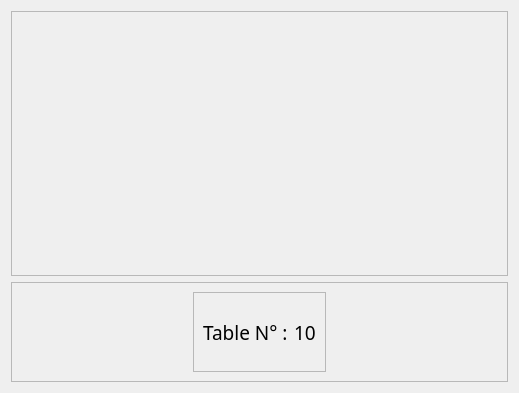
<?xml version="1.0" encoding="UTF-8"?>
<ui version="4.0">
 <class>TFrame</class>
 <widget class="QFrame" name="TFrame">
  <property name="geometry">
   <rect>
    <x>0</x>
    <y>0</y>
    <width>519</width>
    <height>393</height>
   </rect>
  </property>
  <property name="windowTitle">
   <string>Frame</string>
  </property>
  <property name="lineWidth">
   <number>1</number>
  </property>
  <layout class="QVBoxLayout" name="verticalLayout">
   <item>
    <widget class="QFrame" name="Imtframe">
     <property name="minimumSize">
      <size>
       <width>170</width>
       <height>105</height>
      </size>
     </property>
     <property name="autoFillBackground">
      <bool>false</bool>
     </property>
     <property name="styleSheet">
      <string notr="true">
border-image: url(:/newPrefix/img/dining-table.png);</string>
     </property>
     <property name="frameShape">
      <enum>QFrame::StyledPanel</enum>
     </property>
     <property name="frameShadow">
      <enum>QFrame::Raised</enum>
     </property>
    </widget>
   </item>
   <item>
    <widget class="QFrame" name="frame_number">
     <property name="minimumSize">
      <size>
       <width>0</width>
       <height>20</height>
      </size>
     </property>
     <property name="maximumSize">
      <size>
       <width>16777215</width>
       <height>100</height>
      </size>
     </property>
     <property name="frameShape">
      <enum>QFrame::StyledPanel</enum>
     </property>
     <property name="frameShadow">
      <enum>QFrame::Raised</enum>
     </property>
     <layout class="QHBoxLayout" name="horizontalLayout_2">
      <item>
       <spacer name="horizontalSpacer_2">
        <property name="orientation">
         <enum>Qt::Horizontal</enum>
        </property>
        <property name="sizeHint" stdset="0">
         <size>
          <width>40</width>
          <height>20</height>
         </size>
        </property>
       </spacer>
      </item>
      <item>
       <widget class="QFrame" name="frame">
        <property name="minimumSize">
         <size>
          <width>0</width>
          <height>42</height>
         </size>
        </property>
        <property name="frameShape">
         <enum>QFrame::StyledPanel</enum>
        </property>
        <property name="frameShadow">
         <enum>QFrame::Raised</enum>
        </property>
        <layout class="QHBoxLayout" name="horizontalLayout">
         <item>
          <widget class="QLabel" name="tlabel">
           <property name="font">
            <font>
             <family>Traditional Arabic</family>
             <pointsize>14</pointsize>
            </font>
           </property>
           <property name="text">
            <string>Table N° :</string>
           </property>
          </widget>
         </item>
         <item>
          <widget class="QLabel" name="numtable">
           <property name="font">
            <font>
             <family>Traditional Arabic</family>
             <pointsize>14</pointsize>
            </font>
           </property>
           <property name="text">
            <string>10</string>
           </property>
          </widget>
         </item>
        </layout>
       </widget>
      </item>
      <item>
       <spacer name="horizontalSpacer">
        <property name="orientation">
         <enum>Qt::Horizontal</enum>
        </property>
        <property name="sizeHint" stdset="0">
         <size>
          <width>40</width>
          <height>20</height>
         </size>
        </property>
       </spacer>
      </item>
     </layout>
    </widget>
   </item>
  </layout>
 </widget>
 <resources>
  <include location="qr.qrc"/>
 </resources>
 <connections/>
</ui>
